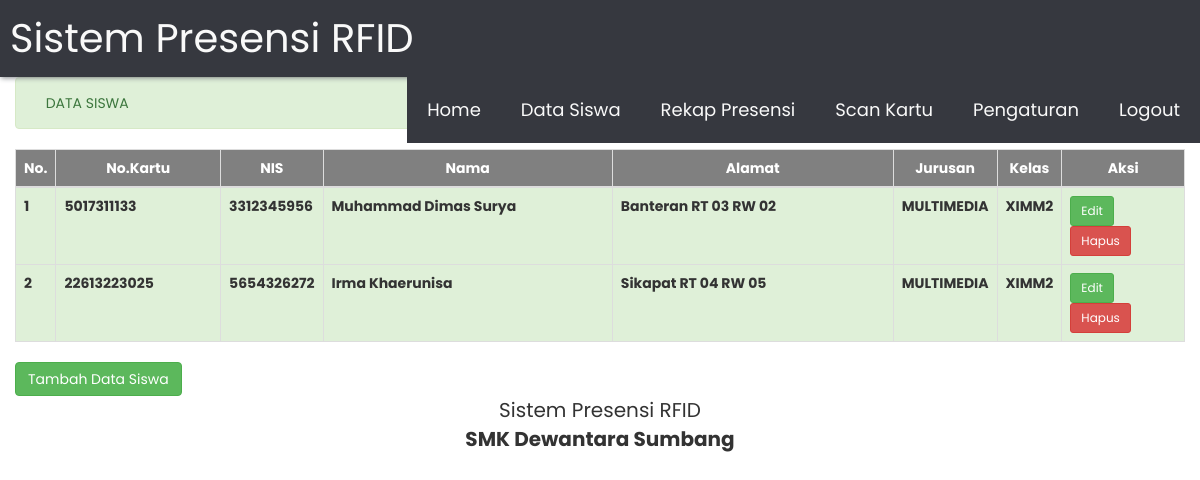
Page /datasiswa.php (signed in) on the committed database.
### tables this page shows
CREATE TABLE `siswa` (
  `id` int(11) NOT NULL,
  `nokartu` varchar(255) NOT NULL,
  `nis` varchar(50) NOT NULL,
  `nama` varchar(255) NOT NULL,
  `alamat` varchar(255) NOT NULL,
  `jurusan` varchar(255) NOT NULL,
  `kelas` varchar(255) NOT NULL
);

### datasiswa.php (the view, shortened to what this page needs)
<!DOCTYPE html>
<html>
<head>
	<?php include "header.php"; ?>
</head>
<body>
	<?php include "menu.php"; ?>
	<div class="container-fluid">
	<div class="alert alert-success" role="alert">
        <i class="fas fa-university"></i> DATA SISWA
    </div>
		<table class="table table-bordered bg-success ">
			<thead>
				<tr style="background-color: grey; color: white; font-weight: bold ">
					<th style="width: 10px; text-align: center">No.</th>
					<th style="width: 200px; text-align: center">No.Kartu</th>
					<th style="text-align: center">NIS</th>
					<th style="width: 400px; text-align: center">Nama</th>
					<th style="width: 400px; text-align: center">Alamat</th>
					<th style="text-align: center">Jurusan</th>
					<th style="text-align: center">Kelas</th>
					<th style="width: 150px; text-align: center">Aksi</th>
				</tr>
			</thead>
			<tbody>
				<?php
					include "koneksi.php";
					$sql = mysqli_query($konek, "select * from siswa");
					$no = 0;
					while($data = mysqli_fetch_array($sql))
					{
						$no++;
				?>
				<tr style="font-weight: bold ;" >
					<td> <?php echo $no; ?> </td>
					<td> <?php echo $data['nokartu']; ?> </td>
					<td> <?php echo $data['nis']; ?> </td>
					<td> <?php echo $data['nama']; ?> </td>
					<td> <?php echo $data['alamat']; ?> </td>
					<td> <?php echo $data['jurusan']; ?> </td>
					<td> <?php echo $data['kelas']; ?> </td>
					<td>
						<a href="edit.php?id=<?php echo $data['id']; ?>"> <div class="btn btn-sm btn-success">Edit</div></a>
						<a href="hapus.php?id=<?php echo $data['id']; ?>"> <div class="btn btn-sm btn-danger">Hapus</div></a>
					</td>
				</tr>
				<?php } ?>
			</tbody>
		</table>
		<a href="tambah.php"> <button class="btn btn-success">Tambah Data Siswa</button> </a>
	</div>
	<?php include "footer.php"; ?>
</body>
</html>

### css/style.css (style rules this page uses)
:root { --white: #f9f9f9; --black: #36383f; --gray: #85888c; }
* { margin: 0; padding:0; box-sizing: border-box; }
body { font-family: 'Poppins', sans-serif; }

### rows in the picture
siswa: nokartu "5017311133", nis "3312345956", nama "Muhammad Dimas Surya", alamat "Banteran RT 03 RW 02", jurusan "MULTIMEDIA", kelas "XIMM2"
siswa: nokartu "22613223025", nis "5654326272", nama "Irma Khaerunisa", alamat "Sikapat RT 04 RW 05", jurusan "MULTIMEDIA", kelas "XIMM2"
